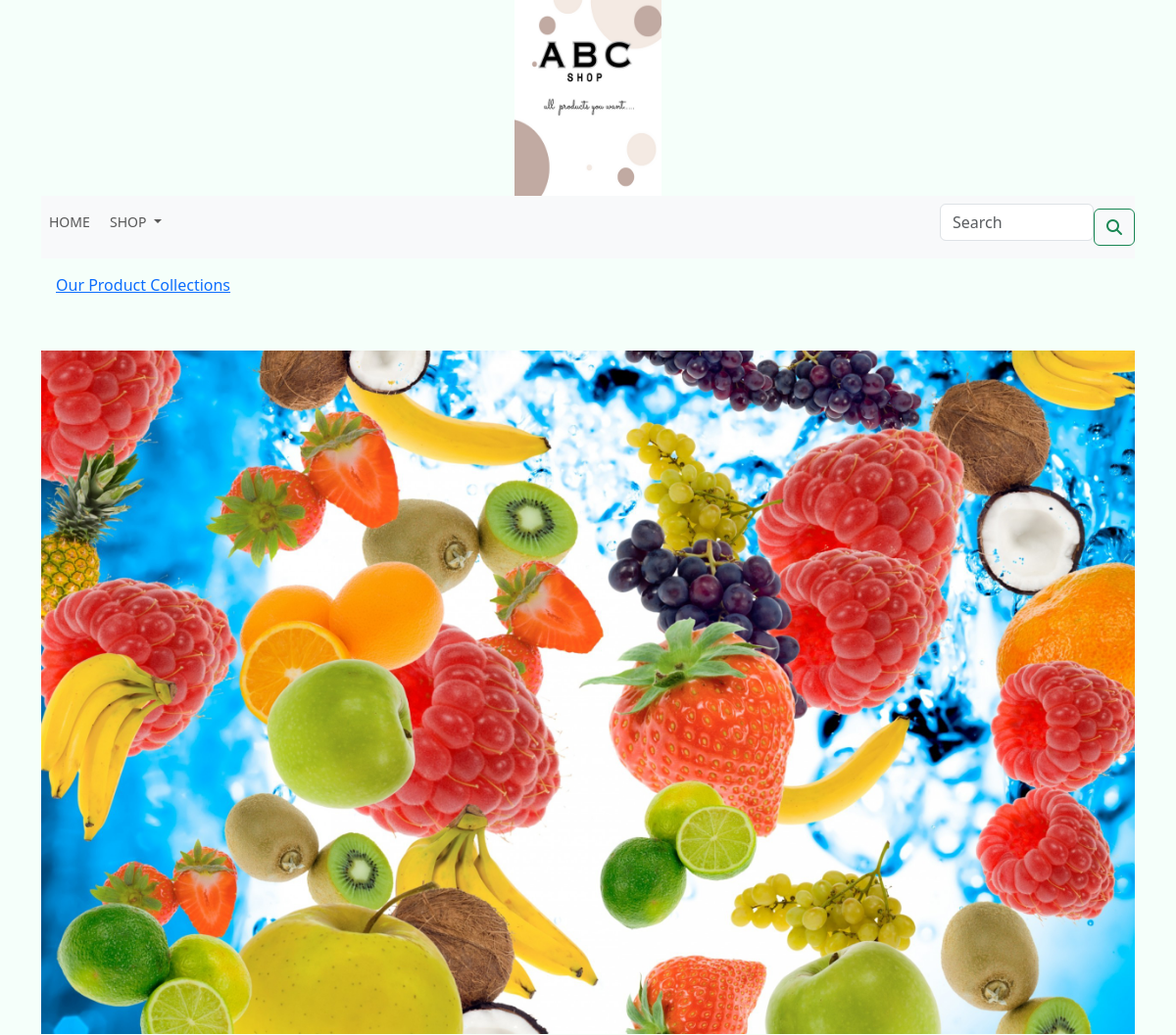
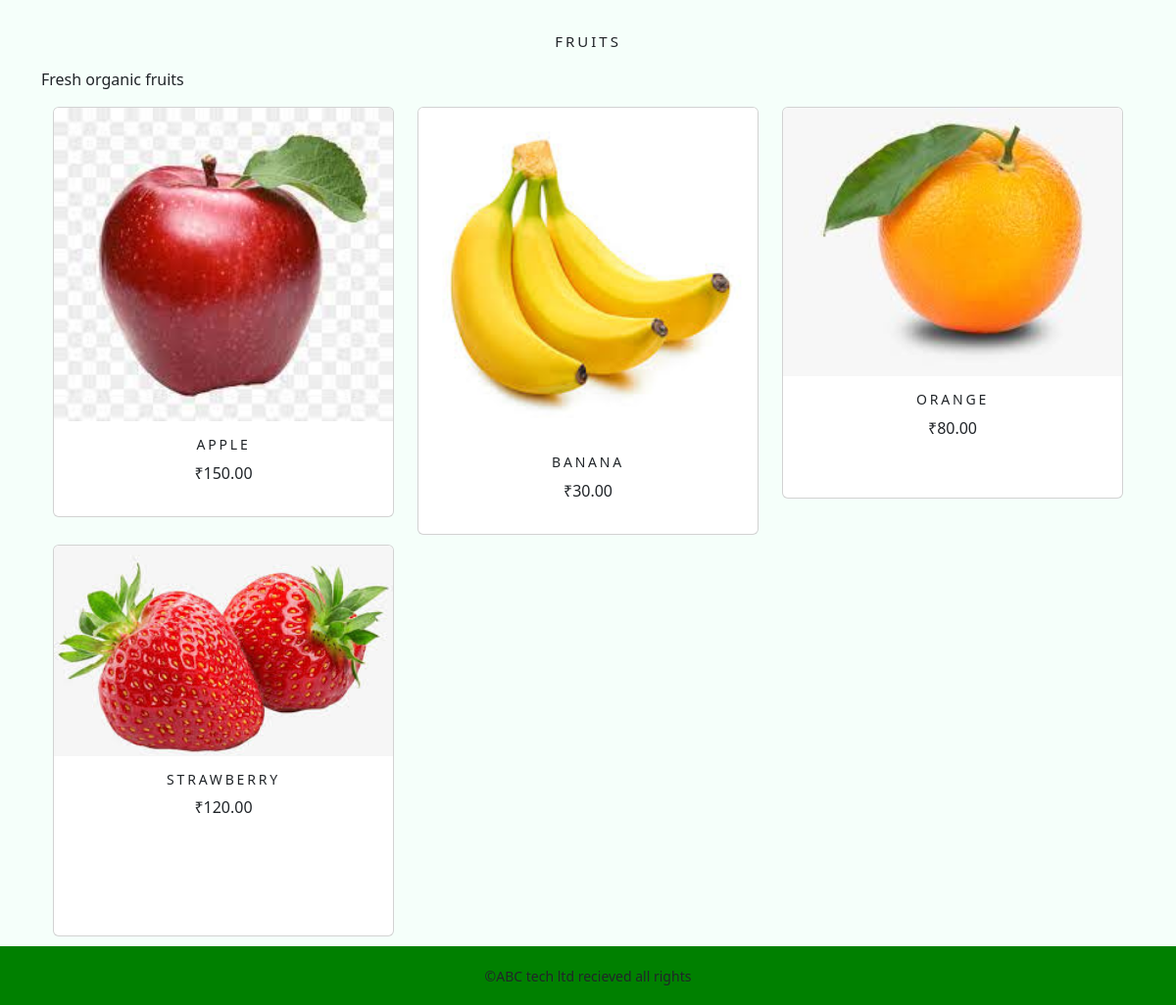
The app's page /shop/fruits/ with its own data (2 pictures, top to bottom).
### shop/models.py (models this page shows, shortened)
class Category(models.Model):
    name=models.CharField(max_length=250,unique=True)
    slug=models.SlugField(max_length=250,unique=True)
    description=models.TextField(blank=True)
    image=models.ImageField(upload_to='category',blank=True)
    class Meta:
        ordering=('name',)
        verbose_name='category'
        verbose_name_plural='categories'
    def get_url(self):
        return reverse('shop:products_by_category',args=[self.slug])

class Product(models.Model):
    name=models.CharField(max_length=250,unique=True)
    slug=models.SlugField(max_length=250,unique=True)
    description=models.TextField(blank=True)
    price=models.DecimalField(max_digits=10,decimal_places=2)
    category=models.ForeignKey(Category,on_delete=models.CASCADE)
    image=models.ImageField(upload_to='product',blank=True)
    stock=models.IntegerField()
    available=models.BooleanField(default=True)
    created=models.DateTimeField(auto_now_add=True)
    updated=models.DateTimeField(auto_now=True)
    def get_url(self):
        return reverse('shop:prodCatDetails',args=[self.category.slug,self.slug])
    class Meta:
        ordering=('name',)
        verbose_name='product'
        verbose_name_plural = 'products'

### shop/views.py (the view)
# urls.py: path('',views.allProdCat,name='allProdCat'),
def allProdCat(request,c_slug=None):
    c_page=None
    products_list=None
    if c_slug!=None:
        c_page=get_object_or_404(Category,slug=c_slug)
        products_list=Product.objects.all().filter(category=c_page,available=True)
    else:
        products_list=Product.objects.all().filter(available=True)
    paginator=Paginator(products_list,6)
    try:
        page=int(request.GET.get('page','1'))
    except:
        page=1
    try:
        products=paginator.page(page)
    except (EmptyPage,InvalidPage):
        products=paginator.page(paginator.num_pages)
    return render(request,'category.html',{'category':c_page,'products':products})

### cart/context_processors.py (called while the page is built)
def counter(request):
    item_count=0
    if 'admin' in request.path:
        return {}
    else:
        try:
            cart=Cart.objects.filter(cart_id=_cart_id(request))
            cart_items=CartItem.objects.all().filter(cart=cart[:1])
            for cart_item in cart_items:
                item_count += cart_item.quantity
        except Cart.DoesNotExist:
            item_count=0
    return dict(item_count=item_count)

### cart/views.py (called while the page is built)
def _cart_id(request):
    cart=request.session.session_key
    if not cart:
        cart=request.session.create()
    return cart

### shop/context_processors.py (called while the page is built)
def menu_links(request):
    links=Category.objects.all()
    return dict(links=links)

### templates/category.html (shortened to what this page needs)
{% extends 'base.html' %}
{% load static %}
{% block content %}
{% if category %}
<div>
    <div class="row my_row_class">
        <div class="mx-auto">
        <p><a href="{% static 'shop:allProdCat' %}">Our Product Collections</a></p>
    </div>
        </div>
</div>
{% endif %}
<br>
<div class="mx-auto">
    {% if category %}
    <img class="my_image" src=" {{category.image.url}}" alt="{{category.name}}">
</div>
<br>
<div>
    <h1 class="text-center my_title">{{category.name}}</h1>
    <p class="text-justify">{{category.description}}</p>
</div>
{% endif %}
<div class="container">
    <div class="row mx_auto">
        {% for product in products.object_list %}
        <div class="my_bottom_margin col-9 col-sm-12 col-md-4  xol-ld-4">
            <div class="card text-center " style="min-width:18rem;min-height:25rem;">
                <a href="{{product.get_url}}"><img class="card-img-top my_image" src="{{product.image.url}}" alt="{{product.name}}"></a>
                <div class="card-body">
                    <h4>{{product.name}}</h4>
                    <p>₹{{product.price}}</p>
                </div>
            </div>
        </div>
        {% endfor %}
    </div>
</div>
{% endblock %}

### static/css/custom.css (style rules this page uses)
body { font-family: 'Titillium Web', sans-serif; }
.my_row_class { padding:15px; }
.my_image { width:100%; height:auto; }
.my_bottom_margin { margin-bottom:10px; }
.card-body h4 { font-size:14px; text-transform:uppercase; letter-spacing:.2em; }
.my_title { font-size:15px; text-transform:uppercase; letter-spacing:.2em; padding-top:10px; padding-bottom:10px; }

### records on screen
Category: image (picture), name "FRUITS", description "Fresh organic fruits"
Product: image (picture), name "APPLE", price "150.00"
Product: image (picture), name "BANANA", price "30.00"
Product: image (picture), name "ORANGE", price "80.00"
Product: image (picture), name "STRAWBERRY", price "120.00"
